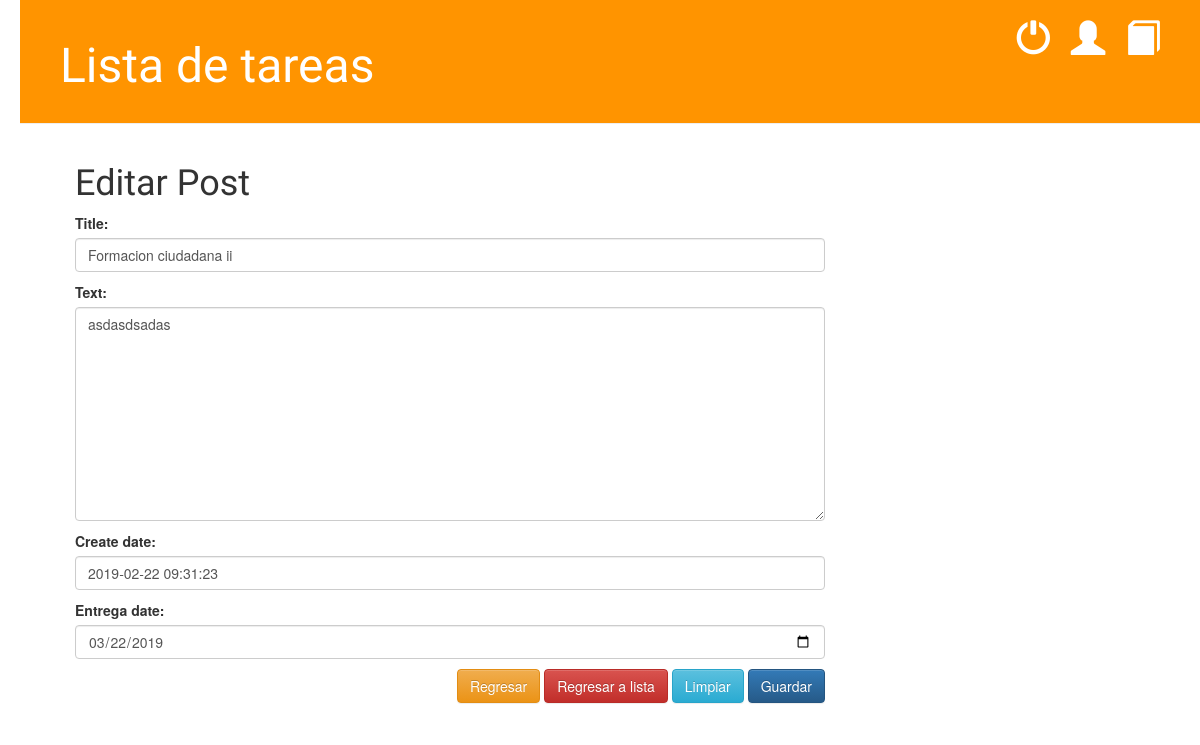
/post/7/edit/, run on the app's committed database.
### blog/models.py (models this page shows, shortened)
class Post(models.Model):
    author= models.ForeignKey('auth.User', on_delete=models.CASCADE)
    title= models.CharField(max_length=200)
    text= models.TextField()
    create_date= models.DateTimeField(default=timezone.now)
    entrega_date= models.DateField()
    published_date= models.DateTimeField(blank= True, null=True)

### blog/views.py (the view)
# urls.py: url(r'^post/(?P<pk>\d+)/edit/', views.PostEdit.as_view(), name='post_edit'),
class PostEdit(UpdateView):
    model = Post
    form_class= PostForm
    success_url= reverse_lazy("post_list")
    def get_context_data(self, **kwargs):
        context = {'titulo': 'Editar Post'}
        return super().get_context_data(**context, **kwargs)

### blog/forms.py
class PostForm(forms.ModelForm):
    class Meta:
        model = Post
        fields = ('title', 'text','create_date','entrega_date')
    def __init__(self, *args, **kwargs):
        super(PostForm, self).__init__(*args, **kwargs)
        for field in self.fields:
            self.fields[field].widget.attrs['class'] ='form-control'
        self.fields['entrega_date'].widget.input_type='date'

### blog/templates/blog/post_form.html (shortened to what this page needs)
{% extends 'blog/base.html' %}
{% block content %}
    <h1>{{titulo}}</h1>
    <form method="POST" class="post-form"> {% csrf_token %}
        {{ form.as_p }}
        <div class="text-right">
                <button type="button" class=" btn btn-warning" onclick="atras()">Regresar</button>
                <button type="button" class=" btn btn-danger" onclick="regresar()">Regresar a lista</button>
                <button type="reset" class=" btn btn-info">Limpiar</button>
                <button type="submit" class=" btn btn-primary">Guardar</button>
        </div>
    </form>
{% endblock %}

### blog/static/css/blog.css (style rules this page uses)
h1, h2, h3, h4 { font-family: 'Lobster', cursive; }
.post-form textarea, .post-form input { width: 100%; }
body { padding-left: 20px; background: white }

### data on the page
Post: title "Formacion ciudadana ii", text "asdasdsadas", create_date "2019-02-22 09:31:23", entrega_date "03/22/2019"

### other printed values
{{ titulo }} "Editar Post"
